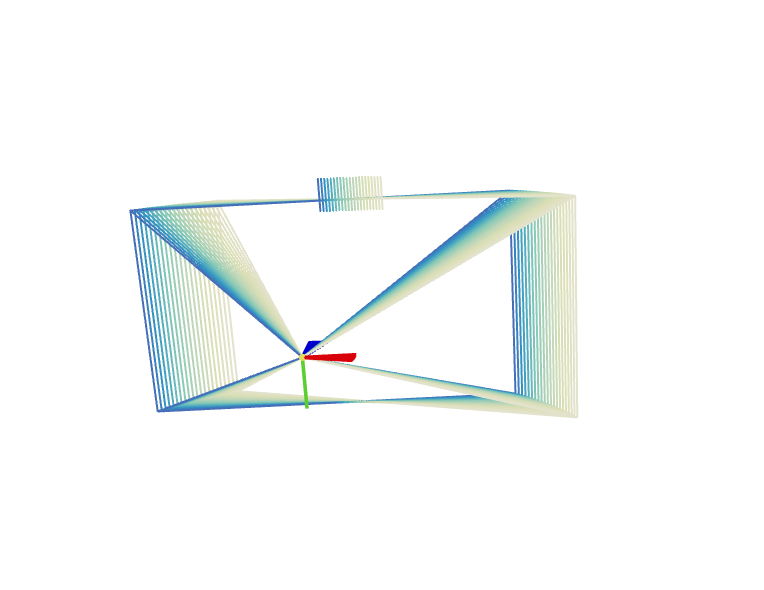
#> input picture assets/pose_vis/1.png, 764 x 590 px, found by its file name; its folder holds 4 pictures in this run
$ python pose.py
#> lines starting #> are read from the running program, lines starting #| are printed output that depends on the picture
from PIL import Image
import os

input_dir = '/data1/lcy/projects/Space-Time-Pilot/assets/pose_vis'
output_dir = '/data1/lcy/projects/Space-Time-Pilot/assets/pose_vis_processed'
os.makedirs(output_dir, exist_ok=True)

for i in range(1, 11):
    input_path = os.path.join(input_dir, f'{i}.png')
    output_path = os.path.join(output_dir, f'{i}.png')

    img = Image.open(input_path)
#> img is the input picture: PIL image 764x590 RGBA; mean R, G, B, A 247, 249.9, 249.2, 255
    width, height = img.size
#> width = 764; height = 590

    # 中心裁剪成正方形
    min_dim = min(width, height)
#> min_dim = 590
    left = (width - min_dim) // 2
#> left = 87
    top = (height - min_dim) // 2
#> top = 0
    right = left + min_dim
#> right = 677
    bottom = top + min_dim
#> bottom = 590
    img_cropped = img.crop((left, top, right, bottom))
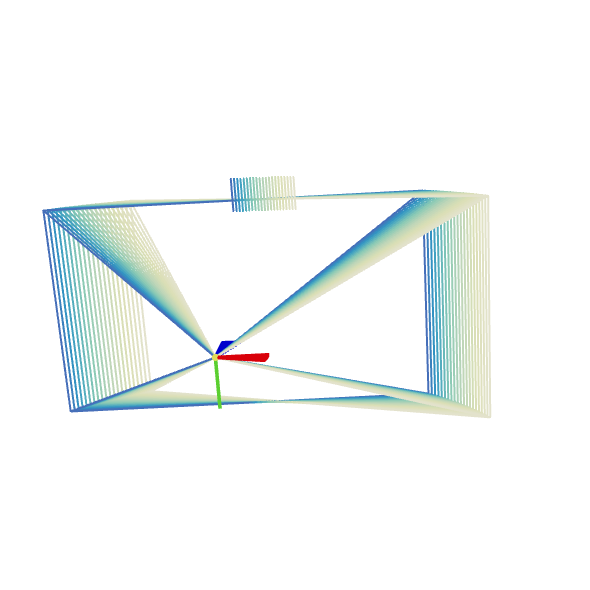
#> img_cropped: PIL image 590x590 RGBA; mean R, G, B, A 244.7, 248.4, 247.6, 255

    # 缩放到 150x150
    img_resized = img_cropped.resize((150, 150), Image.LANCZOS)
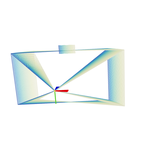
#> img_resized: PIL image 150x150 RGBA; mean R, G, B, A 244.5, 248.3, 247.4, 255
    img_resized.save(output_path)
    print(f'Processed {i}.png')
#> pass 2 of the loop `for i in range(1, 11):`:
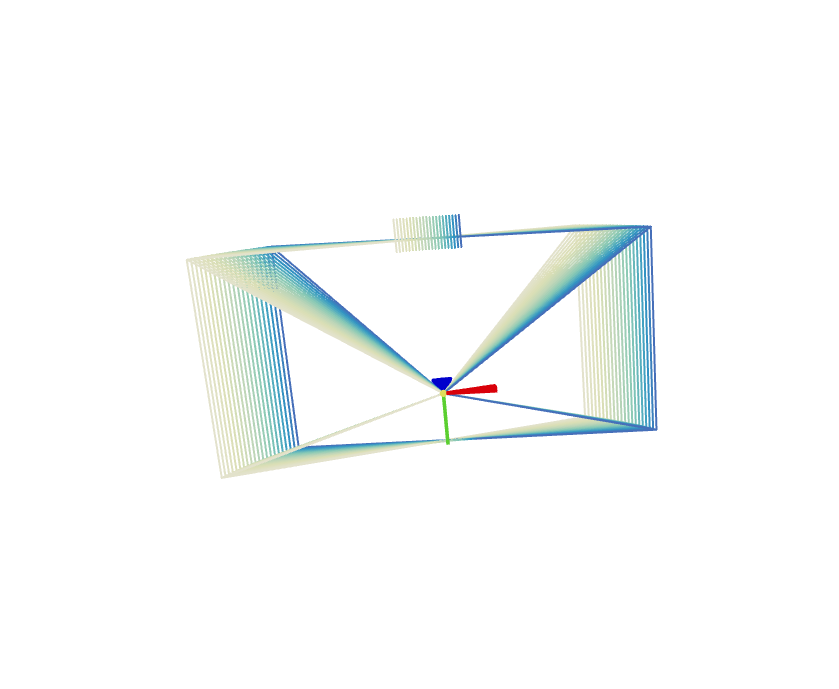
#> input picture assets/pose_vis/2.png, 839 x 689 px, found by its file name
#> img is the input picture: PIL image 839x689 RGBA; mean R, G, B, A 248.7, 251, 250.5, 255
#> `img_cropped = img.crop((left, top, right, bottom))`:
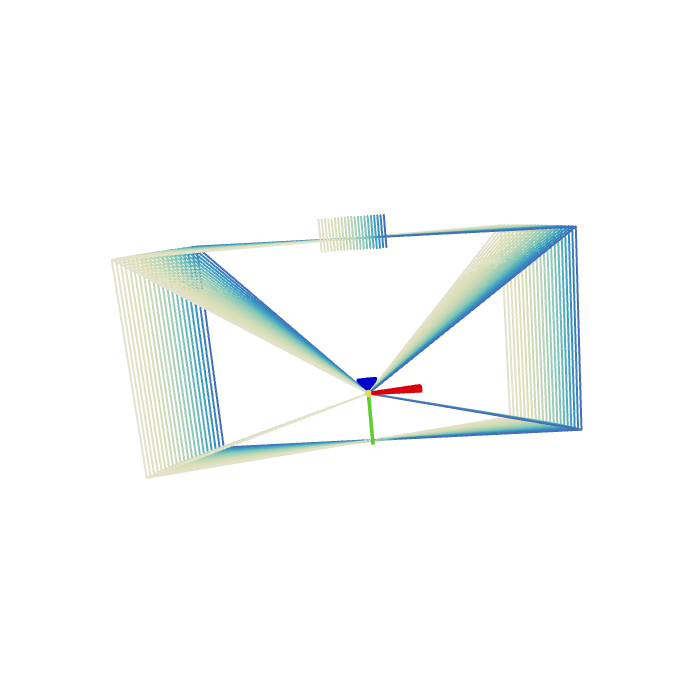
#> img_cropped: PIL image 689x689 RGBA; mean R, G, B, A 247.4, 250.1, 249.5, 255
#> `img_resized = img_cropped.resize((150, 150), Image.LANCZOS)`:
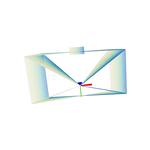
#> img_resized: PIL image 150x150 RGBA; mean R, G, B, A 247.2, 250, 249.4, 255
#> pass 3 of the loop `for i in range(1, 11):`:
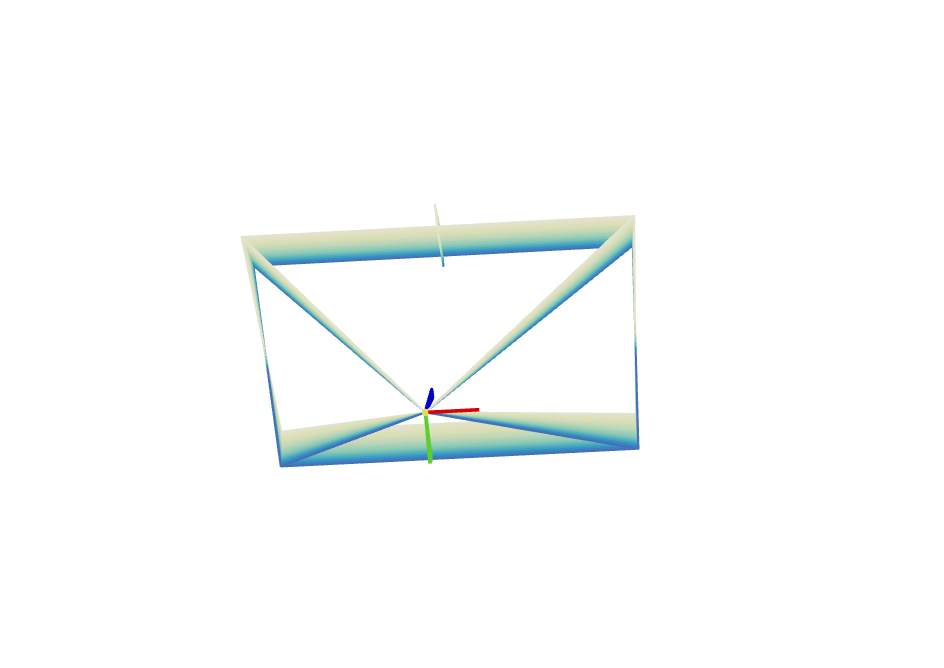
#> input picture assets/pose_vis/3.png, 944 x 668 px, found by its file name
#> img is the input picture: PIL image 944x668 RGBA; mean R, G, B, A 249.6, 251.6, 251.3, 255
#> `img_cropped = img.crop((left, top, right, bottom))`:
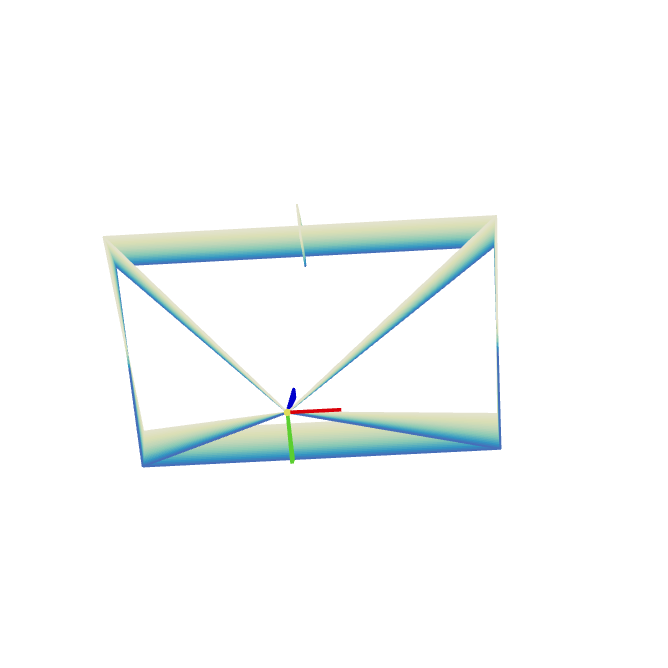
#> img_cropped: PIL image 668x668 RGBA; mean R, G, B, A 247.4, 250.3, 249.8, 255
#> `img_resized = img_cropped.resize((150, 150), Image.LANCZOS)`:
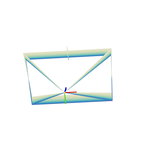
#> img_resized: PIL image 150x150 RGBA; mean R, G, B, A 247.3, 250.1, 249.7, 255
#> (the run stopped early here; a loop or call above may not have finished)
